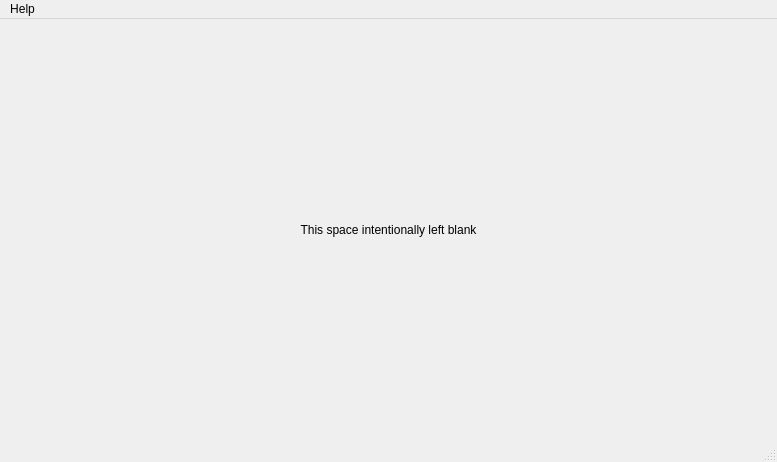
<?xml version="1.0" encoding="UTF-8"?>
<ui version="4.0">
 <class>mne_window</class>
 <widget class="QMainWindow" name="mne_window">
  <property name="geometry">
   <rect>
    <x>0</x>
    <y>0</y>
    <width>777</width>
    <height>462</height>
   </rect>
  </property>
  <property name="windowTitle">
   <string>Demo</string>
  </property>
  <widget class="QWidget" name="core">
   <layout class="QHBoxLayout" name="horizontalLayout">
    <item>
     <widget class="QLabel" name="intentionally_blank">
      <property name="text">
       <string>This space intentionally left blank</string>
      </property>
      <property name="alignment">
       <set>Qt::AlignCenter</set>
      </property>
     </widget>
    </item>
   </layout>
  </widget>
  <widget class="QMenuBar" name="menubar">
   <property name="geometry">
    <rect>
     <x>0</x>
     <y>0</y>
     <width>777</width>
     <height>22</height>
    </rect>
   </property>
   <widget class="QMenu" name="menu_about">
    <property name="title">
     <string>Help</string>
    </property>
    <addaction name="action_about"/>
    <addaction name="separator"/>
    <addaction name="action_sound_test"/>
   </widget>
   <addaction name="menu_about"/>
  </widget>
  <widget class="QStatusBar" name="statusbar"/>
  <action name="action_about">
   <property name="text">
    <string>About</string>
   </property>
  </action>
  <action name="action_sound_test">
   <property name="text">
    <string>Test Sound</string>
   </property>
  </action>
 </widget>
 <resources/>
 <connections>
  <connection>
   <sender>action_about</sender>
   <signal>triggered()</signal>
   <receiver>mne_window</receiver>
   <slot>uii_about()</slot>
   <hints>
    <hint type="sourcelabel">
     <x>-1</x>
     <y>-1</y>
    </hint>
    <hint type="destinationlabel">
     <x>388</x>
     <y>230</y>
    </hint>
   </hints>
  </connection>
  <connection>
   <sender>action_sound_test</sender>
   <signal>triggered()</signal>
   <receiver>mne_window</receiver>
   <slot>uii_sound_test()</slot>
   <hints>
    <hint type="sourcelabel">
     <x>-1</x>
     <y>-1</y>
    </hint>
    <hint type="destinationlabel">
     <x>388</x>
     <y>230</y>
    </hint>
   </hints>
  </connection>
 </connections>
 <slots>
  <slot>uii_about()</slot>
  <slot>uii_sound_test()</slot>
 </slots>
</ui>
